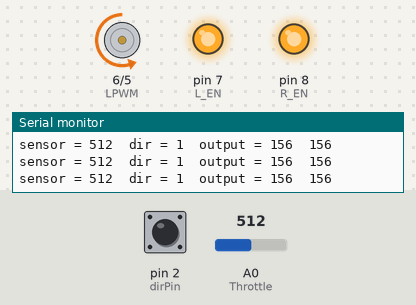
Recording of a sketch running on a simulated Arduino Uno, built with avr-gcc and run on an emulated ATmega328P. Shown: motor-driver pin pairs drawn as motors (green arrow = first pin HIGH = forward, orange = second pin HIGH = backward, longer = more drive), output pins drawn as LEDs (lit = HIGH), the last lines printed to the serial monitor. Inputs (shaded band) come from the test bench; at power-on: A0 (Throttle) = 512, pin 2 (dirPin) HIGH.

Above: at 1.2 s.
1.3 s: A0 (Throttle) set to 306
At 1.8 s:
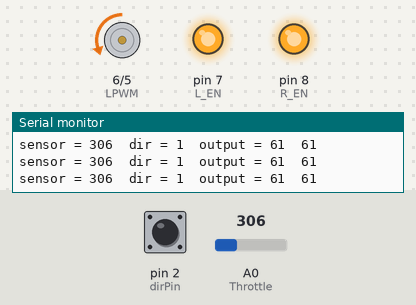
2.8 s: pin 2 (dirPin) pulled LOW for 0.15 s
At 2.89 s:
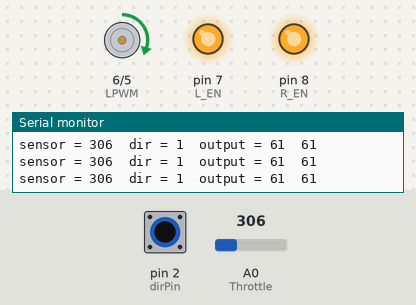
4.4 s: A0 (Throttle) set to 267
At 4.7 s:
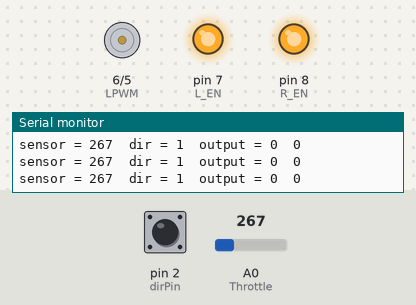
5.9 s: A0 (Throttle) set to 716
At 6.9 s:
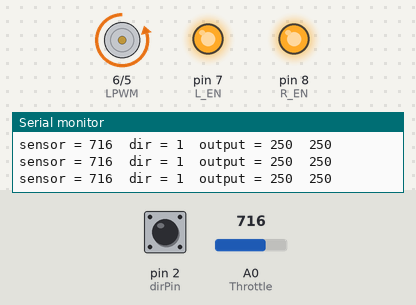
7.4 s: pin 2 (dirPin) pulled LOW for 1 s
At 7.9 s:
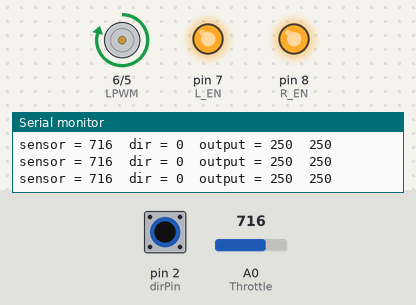
9.9 s: pin 2 (dirPin) pulled LOW for 3.2 s
At 13.9 s:
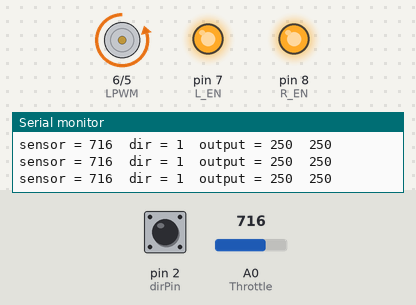
Timing chart, 0 to 15.4 s (numbered marks = the images above; inputs shaded):
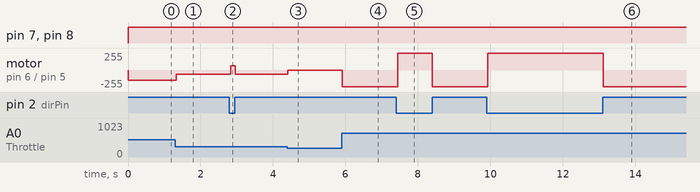

Measured:
- the behaviour switches between 281 and 280 on A0 (Throttle) (found by bisection; images 2 and 3)
- after the input at 1.3 s, motor on pin 6 (LPWM) / pin 5 (RPWM): backward 156/255 → backward 61/255 at once
- after the input at 2.8 s, motor on pin 6 (LPWM) / pin 5 (RPWM): backward 61/255 → forward 61/255 at once, → backward 61/255 0.12 s later
- after the input at 4.4 s, motor on pin 6 (LPWM) / pin 5 (RPWM): backward 61/255 → stopped at once
- after the input at 5.9 s, motor on pin 6 (LPWM) / pin 5 (RPWM): stopped → backward 250/255 at once
- after the input at 7.4 s, motor on pin 6 (LPWM) / pin 5 (RPWM): backward 250/255 → forward 250/255 at once, → backward 250/255 0.96 s later
- after the input at 9.9 s, motor on pin 6 (LPWM) / pin 5 (RPWM): backward 250/255 → forward 250/255 at once, → backward 250/255 3.2 s later

The sketch:

QuadSpeedControll.ino
```cpp
// Dani Quad motor control

// pin definitions
const int Throttle = 14;  // Throttle
const int RPWM=5;
const int LPWM=6;
const int L_EN=7;
const int R_EN=8;
const int dirPin = 2; // Direction Switch

// serial debug enabele
boolean debug = true;


boolean dirValue = 0;    //0 forward 1 reverse
int sensorValue = 0;        // value read from the pot
int outputValue = 0;        // value output to the PWM (analog out)

void setPWMfrequency(int freq){
   TCCR0B = TCCR0B & 0b11111000 | freq ;
  }

void setup() {
  setPWMfrequency(0x02);// timer 0 , 3.92KHz

  pinMode(dirPin, INPUT_PULLUP);
  for(int i=5;i<9;i++){
   pinMode(i,OUTPUT);
  }
   for(int i=5;i<9;i++){
   digitalWrite(i,LOW);
  }
  Serial.begin(9600);
}

void loop() {

  sensorValue = analogRead(Throttle);
  dirValue = digitalRead(dirPin);
  //dirValue = 0;

  outputValue = map(sensorValue, 270, 725, 45, 255);
  if (outputValue > 255) outputValue = 255;
  if (outputValue < 50) outputValue = 0;

  if (dirValue == 1) {
    digitalWrite(R_EN,HIGH);
    digitalWrite(L_EN,HIGH);
    analogWrite(RPWM, outputValue);
    analogWrite(LPWM, 0);
  }

  if (dirValue == 0) {
    digitalWrite(R_EN,HIGH);
    digitalWrite(L_EN,HIGH);
    analogWrite(RPWM, 0);
    analogWrite(LPWM, outputValue);
  }

  // print the results to the Serial Monitor:
  if (debug == true) {
    Serial.print("sensor = ");
    Serial.print(sensorValue);
    Serial.print("  dir = ");
    Serial.print(dirValue);
    Serial.print("  output = ");
    Serial.print(outputValue);
    Serial.print("  ");
    Serial.println(outputValue);
  }
  // wait 2 milliseconds before the next loop for the analog-to-digital
  // converter to settle after the last reading:
  delay(10);
}
```
